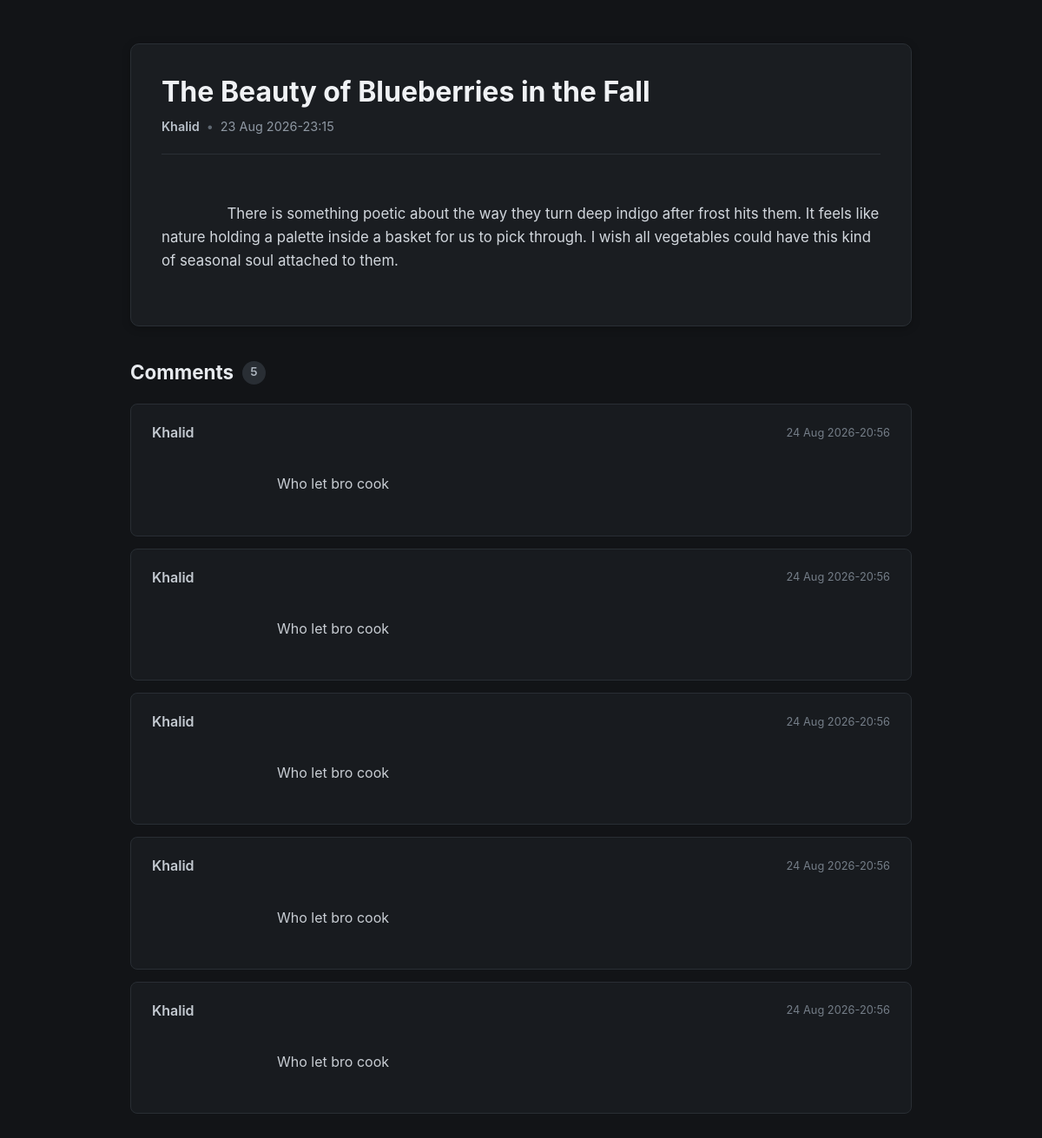
Page /read/2 on the committed database.
### tables this page shows
CREATE TABLE POSTS(
        ID INTEGER PRIMARY KEY AUTOINCREMENT,
        Author TEXT NOT NULL,
        Date TEXT NOT NULL,
        Title TEXT NOT NULL,
        Content TEXT NOT NULL
                             );

CREATE TABLE COMMENTS(
    ID INTEGER PRIMARY KEY AUTOINCREMENT,
    PostID INTEGER NOT NULL,
    ParentID INTEGER DEFAULT NULL,
    Author TEXT NOT NULL,
    Date TEXT NOT NULL,
    Content TEXT NOT NULL,

    FOREIGN KEY (PostID) REFERENCES POSTS(ID),
    FOREIGN KEY (ParentID) REFERENCES COMMENTS(ID)
                                );

### main.py (the view)
@app.route("/read/<post_id>")
def read(post_id):
    connection = get_connection()
    connection.row_factory = sqlite3.Row
    postCursor = dbHandle.getPost(connection,post_id)
    commentsCursor = dbHandle.getComments(connection,post_id)
    return render_template("read.html",post=postCursor.fetchone(),comments=commentsCursor.fetchall())

### dbHandle.py (called while the page is built)
def getPost(connection,post_id):
     return connection.execute("SELECT * FROM POSTS WHERE ID = ?",[post_id])

def getComments(connection,postID):
     return connection.execute("SELECT * FROM COMMENTS WHERE PostID = ?",[postID])

### main.py (called while the page is built)
def get_connection():
    if "db" not in g:
        g.db = sqlite3.connect(HOME / "forum.db")
    return g.db

@app.teardown_appcontext
def close_connection(error=None):
    db = g.pop("db", None)
    if(db):
        db.close()

### templates/read.html (shortened to what this page needs)
<!DOCTYPE html>
<html lang="en">
<head>
    <link
        rel="stylesheet"
        href="{{ url_for('static', filename='post.css') }}"
    >
</head>
<body>
    <main class="page-container">
        <article class="post">
            <header class="post-header">
                <h1 class="post-title">{{ post["Title"] }}</h1>
                <div class="post-meta">
                    <span class="post-author">
                        {{ post["Author"] }}
                    </span>
                    <span class="separator">•</span>
                    <time class="post-date">
                        {{ post["Date"] }}
                    </time>
                </div>
            </header>
            <div class="post-content">
                {{ post["Content"] }}
            </div>
        </article>
        <section class="comments-section">
            <header class="comments-header">
                <h2>Comments</h2>
                <span class="comment-count">
                    {{ comments|length }}
                </span>
            </header>
            {% if comments %}
                <div class="comments-list">
                    {% for comment in comments %}
                        <article class="comment">
                            <header class="comment-header">
                                <span class="comment-author">
                                    {{ comment["Author"] }}
                                </span>
                                <time class="comment-date">
                                    {{ comment["Date"] }}
                                </time>
                            </header>
                            <div class="comment-content">
                                {{ comment["Content"] }}
                            </div>
                        </article>
                    {% endfor %}
                </div>
            {% else %}
                <div class="no-comments">
                    No comments yet.
                </div>
            {% endif %}
        </section>
    </main>
</body>
</html>

### static/post.css (style rules this page uses)
* { box-sizing: border-box; }
body { margin: 0; background-color: #121417; color: #d7dce2; font-family: -apple-system, BlinkMacSystemFont, "Segoe UI", Roboto, Arial, sans-serif; line-height: 1.6; }
.page-container { width: min(900px, 92%); margin: 50px auto; }
.post { background-color: #1a1d21; border: 1px solid #2a2f35; border-radius: 10px; padding: 35px; box-shadow: 0 2px 10px rgba(0, 0, 0, 0.25); }
.post-header { padding-bottom: 20px; border-bottom: 1px solid #2a2f35; }
.post-title { margin: 0 0 8px 0; color: #f0f2f5; font-size: 2rem; line-height: 1.25; }
.post-meta { display: flex; align-items: center; gap: 8px; color: #8f98a3; font-size: 0.9rem; }
.post-author { color: #b9c1ca; font-weight: 600; }
.separator { color: #5f6872; }
.post-date { color: #8f98a3; }
.post-content { margin-top: 28px; color: #d2d7dd; font-size: 1.05rem; white-space: pre-wrap; overflow-wrap: break-word; }
.comments-section { margin-top: 35px; }
.comments-header { display: flex; align-items: center; gap: 10px; margin-bottom: 18px; }
.comments-header h2 { margin: 0; color: #e7eaee; font-size: 1.4rem; }
.comment-count { display: inline-flex; align-items: center; justify-content: center; min-width: 27px; height: 27px; padding: 0 8px; background-color: #292e34; color: #adb5bf; border-radius: 20px; font-size: 0.85rem; font-weight: 600; }
.comments-list { display: flex; flex-direction: column; gap: 14px; }
.comment { padding: 20px 24px; background-color: #181b1f; border: 1px solid #292e34; border-radius: 8px; }
.comment-header { display: flex; align-items: center; justify-content: space-between; gap: 15px; margin-bottom: 8px; }
.comment-author { color: #c4cad1; font-weight: 600; }
.comment-date { color: #747d87; font-size: 0.8rem; }
.comment-content { color: #c8cdd3; white-space: pre-wrap; overflow-wrap: break-word; }

### rows in the picture
POSTS: Title "The Beauty of Blueberries in the Fall", Author "Khalid", Date "23 Aug 2026-23:15", Content "There is something poetic about the way they turn deep indigo after frost hits them. It feels like nature holding a palette inside a basket for us to pick through. I wish all vegetables could have this kind of seasonal soul attached to them."
COMMENTS: Author "Khalid", Date "24 Aug 2026-20:56", Content "Who let bro cook"
COMMENTS: Author "Khalid", Date "24 Aug 2026-20:56", Content "Who let bro cook"
COMMENTS: Author "Khalid", Date "24 Aug 2026-20:56", Content "Who let bro cook"
COMMENTS: Author "Khalid", Date "24 Aug 2026-20:56", Content "Who let bro cook"
COMMENTS: Author "Khalid", Date "24 Aug 2026-20:56", Content "Who let bro cook"

### other values in the picture
{{ comments|length }} "5"
